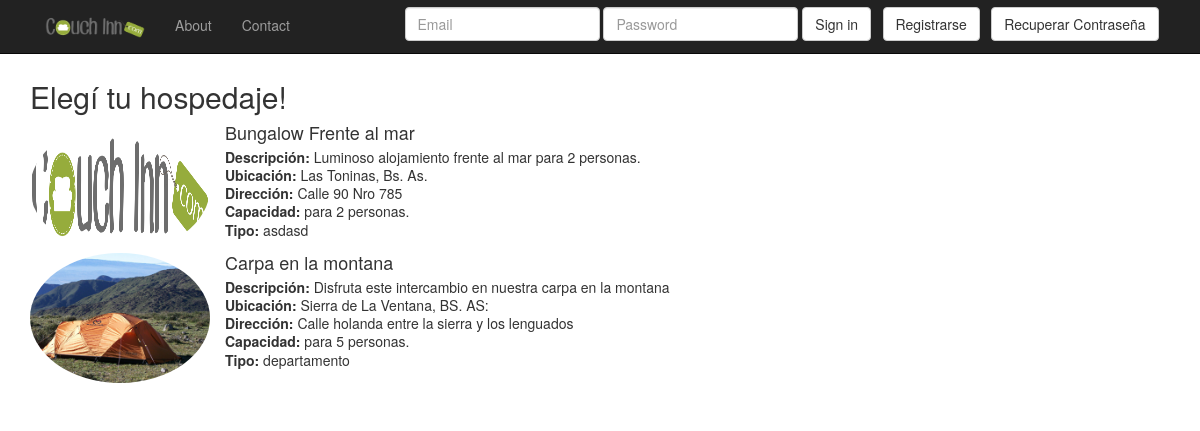
The page / on the database its author committed.
### tables this page shows
CREATE TABLE IF NOT EXISTS `couch` (
  `id_couch` int(100) NOT NULL AUTO_INCREMENT,
  `id_usuario` int(100) NOT NULL,
  `id_tipo` int(100) NOT NULL,
  `titulo` varchar(100) NOT NULL,
  `descripcion` text NOT NULL,
  `ubicacion` varchar(100) NOT NULL,
  `direccion` varchar(100) NOT NULL,
  `capacidad` int(100) NOT NULL,
  `eliminado_couch` tinyint(1) NOT NULL DEFAULT '0',
  `despublicado` tinyint(1) NOT NULL DEFAULT '0',
  PRIMARY KEY (`id_couch`),
  KEY `id_tipo` (`id_tipo`)
);

CREATE TABLE IF NOT EXISTS `tipo` (
  `id_tipo` int(100) NOT NULL AUTO_INCREMENT,
  `nombre_tipo` varchar(30) NOT NULL,
  `eliminado` tinyint(1) DEFAULT '0',
  PRIMARY KEY (`id_tipo`)
);

CREATE TABLE IF NOT EXISTS `foto` (
  `id_foto` int(100) NOT NULL AUTO_INCREMENT,
  `id_couch` int(100) NOT NULL,
  `ruta` varchar(100) NOT NULL,
  PRIMARY KEY (`id_foto`),
  UNIQUE KEY `ruta` (`ruta`),
  KEY `id_couch` (`id_couch`)
);

### listado_hospedajes.php (the view, shortened to what this page needs)
<?php
	include_once("conectarBD.php");
	$query= "SELECT * FROM couch NATURAL JOIN tipo WHERE (couch.despublicado = 0 AND couch.eliminado_couch = 0)";
	$resultado= mysqli_query($conexion, $query);
?>
<div class="list-group">
    <?php while ($row = mysqli_fetch_array($resultado)){
	            ?>
    	<?php
          			$titulo=$row["titulo"];
	            	$descripcion=$row["descripcion"];
	            	$ubicacion=$row["ubicacion"];
	            	$direccion=$row["direccion"];
	            	$capacidad=$row["capacidad"];
	            	$tipo=$row["nombre_tipo"];
					$id_couch=$row["id_couch"];
					$id_usuario=$row["id_usuario"];
		$es_premium_query= "SELECT id_usuario FROM premium WHERE id_usuario='".$id_usuario."'";
  		$es_premium_query_res= mysqli_query($conexion, $es_premium_query);
	    if(mysqli_num_rows($es_premium_query_res) == 0){
	       	$esPremium=false;
	    } else{
	       		 $esPremium=true;
	          }
	            	?>
		<div class="row">
  <div class="col-md-2"><img class="img-circle" height="130" width="180"  src="<?php
  if( (isset($esPremium)) && ($esPremium)){
  	$consultaFotos= "SELECT ruta FROM couch NATURAL JOIN foto WHERE couch.id_couch='".$id_couch."'";
	$consulta_fotos_query= mysqli_query($conexion, $consultaFotos);
	if(mysqli_num_rows($consulta_fotos_query) > 0){
		$rowRuta=mysqli_fetch_array($consulta_fotos_query);
		echo("fotos_hospedajes/".$rowRuta["ruta"]);
	}
  	}else{
  		echo("img/header.png");
  	} ?>"></div>
  <div class="col-md-6"><h4 class="list-group-item-heading"><?php echo($titulo) ?></h4>
    	<p class="list-group-item-text"><?php echo ("<strong>Descripción: </strong>".$descripcion."<br> <strong>Ubicación: </strong>".$ubicacion."<br> <strong>Dirección: </strong>".$direccion."<br> <strong>Capacidad: </strong> para ".$capacidad." personas. <br> <strong>Tipo: </strong>".$tipo); ?> </p></div>
</div>
      	<?php
	            }
				?>
	</div>

### index.php (shortened to what this page needs)
<!DOCTYPE html>
<html>
	<head>
		<link href="bootstrap/css/bootstrap.min.css" rel="stylesheet">
        <link href="default.css" rel="stylesheet">
	</head>
	<body>
		<?php include("navbar.php"); ?>
		<div class="container">
	        <h2>Elegí tu hospedaje!</h2>
			<?php include("listado_hospedajes.php");?>
</div>
	</body>
</html>

### navbar.php (shortened to what this page needs)
<?php
if( isset($_SESSION['sesion_usuario']) ){
    if( isset($_SESSION['admin']) && ($_SESSION['admin'] == true)) {
    ?>
        <nav class="navbar navbar-inverse navbar-fixed-top" >
            <div class="container" >
                <div id = "navbar" class="navbar-collapse collapse" >
                    <ul class="nav navbar-nav" >
                        <li ><a href = "index.php" > <img class="img-responsive center-block" height = "40" width = "100" src="img/header.png"></a ></li >
                        <!--<li ><a href = "listado_tipos_hospedajes.php" > Listado de tipos de hospedajes</a ></li >
                        <li ><a href = "#" > Agregar tipos de hospedajes</a ></li >
                        <li ><a href = "#" > Modificar tipos de hospedajes</a ></li >
                        <li ><a href = "#" > Eliminar tipos de hospedajes</a ></li >-->
                        <li class="dropdown" >
                            <a href = "#" class="dropdown-toggle" data-toggle= "dropdown" role = "button" aria-haspopup = "true" aria-expanded = "false" > Manejar Tipos de Hospedaje <span class="caret" ></span ></a >
                            <ul class="dropdown-menu" >
                                <li ><a href = "listado_tipos_hospedajes.php" > Listado de tipos de hospedajes</a ></li >
                                <li ><a href = "alta_tipos_hospedaje_form.php" > Agregar tipos de hospedajes</a ></li >
                                <!--
                                <li ><a href = "modificar_tipos_hospedaje_form.php" > Modificar tipos de hospedajes</a ></li >
                                <li ><a href = "eliminar_tipos_hospedaje_form.php" > Eliminar tipos de hospedajes</a ></li >
                                -->
                            </ul >
                        </li >
                        <li class="dropdown" >
                            <a href = "#" class="dropdown-toggle" data-toggle= "dropdown" role = "button" aria-haspopup = "true" aria-expanded = "false" > Mi perfil <span class="caret" ></span ></a >
                            <ul class="dropdown-menu" >
                                <li ><a href = "#" > Ver perfil </a ></li >
                                <li ><a href = "user_modForm.php" > Modificar perfil </a ></li >
                            </ul >
                        </li >
                    </ul >
                    <form id="user-session" class="form-inline pull-right" method="post" action="consultas/cerrar_sesion.php">
                        <button type="submit" class="btn btn-default">Close Session</button>
                    </form>
                </div >
            </div >
        </nav >
    <?php
         }else {
    ?>
    <nav class="navbar navbar-inverse navbar-fixed-top" >
        <div class="container" >
            <div id = "navbar" class="navbar-collapse collapse" >
                <ul class="nav navbar-nav" >
                    <li ><a href = "index.php" > <img class="img-responsive center-block" height = "40" width = "100" src="img/header.png"></a ></li >
                    <?php
                            include_once("conectarBD.php");
                            $query= "SELECT id_usuario FROM premium WHERE id_usuario='".$_SESSION['id_usuario']."'";
                            $resultado_navbar= mysqli_query($conexion, $query);
                            if(mysqli_num_rows($resultado_navbar) == 0){
                    ?>
                                <li ><a href = "hacerse_premium.php" > Ser Premium</a ></li >
                    <?php }  ?>
                    <li class="dropdown" >
                        <a href = "#" class="dropdown-toggle" data-toggle= "dropdown" role = "button" aria-haspopup = "true" aria-expanded = "false" > Mi perfil <span class="caret" ></span ></a >
                        <ul class="dropdown-menu" >
                            <li ><a href = "#" > Ver perfil </a ></li >
                            <li ><a href = "user_modForm.php" > Modificar perfil </a ></li >
                        </ul >
                    </li >
                </ul >
                <form id="user-session" class="form-inline pull-right" method="post" action="consultas/cerrar_sesion.php">
                    <button type="submit" class="btn btn-default">Close Session</button>
                </form>
            </div >
        </div >
    </nav >
<?php }  } else {?>
    <nav class="navbar navbar-inverse navbar-fixed-top" >
        <div class="container">
            <div id="navbar" class="navbar-collapse collapse">
                <ul class="nav navbar-nav">
                    <li ><a href = "index.php" > <img class="img-responsive center-block" height = "40" width = "100" src="img/header.png"></a ></li >
                    <li ><a href = "#" > About</a ></li >
                    <li ><a href = "#" > Contact</a ></li >
                </ul>
                <form id="recuperarContraseña" class="form-inline pull-right" method="get" action="user_recuperarContrasena_form.php">
                    <button type="submit" class="btn btn-default">Recuperar Contraseña </button>
                </form>
                <form id="register" class="form-inline pull-right" method="get" action="user_form.php">
                    <button type="submit" class="btn btn-default">Registrarse </button>
                </form>
                <form id="user-session" class="form-inline pull-right" method="post"  action="consultas/logueo_usuario.php">
                    <div class="form-group">
                        <input type="email" name="email" class="form-control" id="emailLoggin" placeholder="Email" maxlength="30">
                    </div>
                    <div class="form-group">
                        <input type="password" name="clave" class="form-control" id="claveLoggin" placeholder="Password" maxlength="15">
                    </div>
                    <button type="submit" class="btn btn-default">Sign in</button>
                </form>
            </div>
        </div>
    </nav>
<?php } ?>

### default.css (style rules this page uses)
#navbar form { margin-top: 0.5em; margin-right: 1%; }

### rows shown on the page
couch: titulo "Bungalow Frente al mar", descripcion "Luminoso alojamiento frente al mar para 2 personas.", ubicacion "Las Toninas, Bs. As.", direccion "Calle 90 Nro 785", capacidad "2", id_tipo.nombre_tipo "asdasd"
couch: foto.ruta (picture), titulo "Carpa en la montana", descripcion "Disfruta este intercambio en nuestra carpa en la montana", ubicacion "Sierra de La Ventana, BS. AS:", direccion "Calle holanda entre la sierra y los lenguados", capacidad "5", id_tipo.nombre_tipo "departamento"
